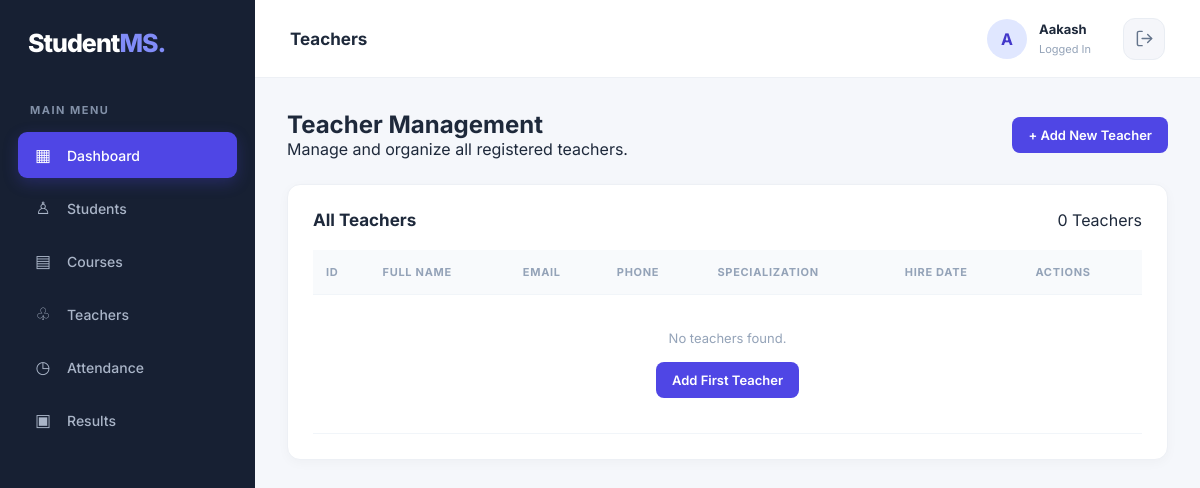
Before: /teachers/ (signed in) with the older database file.
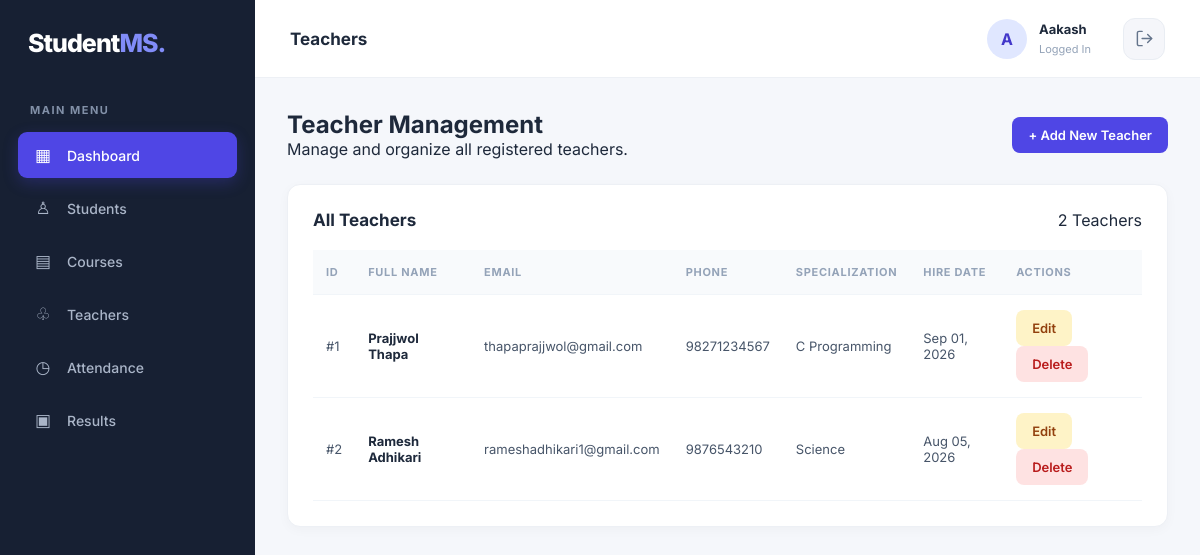
After: the same page with the newer database file.
### students/models.py (models this page shows, shortened)
class Teacher(models.Model):
    full_name = models.CharField(max_length=100)
    email = models.EmailField(unique=True)
    phone_number = models.CharField(max_length=15, blank=True)
    specialization = models.CharField(max_length=100, blank=True)
    hire_date = models.DateField(blank=True, null=True)

### students/views.py (the view)
# urls.py: path('teachers/', views.teacher_list, name='teacher_list'),
@login_required
def teacher_list(request):
    teachers = Teacher.objects.all().order_by('full_name')
    return render(request, 'students/teacher_list.html', {
        'teachers': teachers
    })

### students/templates/students/teacher_list.html (shortened to what this page needs)
{% extends 'students/base.html' %}
{% block page_heading %}Teachers{% endblock %}
{% block content %}
<div class="page-heading">
    <div>
        <h2>Teacher Management</h2>
        <p>Manage and organize all registered teachers.</p>
    </div>
    <a href="{% url 'teacher_create' %}" class="btn btn-primary">
        + Add New Teacher
    </a>
</div>
<div class="content-card">
    <div class="table-header">
        <h2>All Teachers</h2>
        <span>{{ teachers|length }} Teachers</span>
    </div>
    <table>
        <thead>
            <tr>
                <th>ID</th>
                <th>Full Name</th>
                <th>Email</th>
                <th>Phone</th>
                <th>Specialization</th>
                <th>Hire Date</th>
                <th>Actions</th>
            </tr>
        </thead>
        <tbody>
            {% for teacher in teachers %}
            <tr>
                <td>#{{ teacher.id }}</td>
                <td>
                    <strong>{{ teacher.full_name }}</strong>
                </td>
                <td>{{ teacher.email }}</td>
                <td>
                    {{ teacher.phone_number|default:"Not provided" }}
                </td>
                <td>
                    {{ teacher.specialization|default:"Not provided" }}
                </td>
                <td>
                    {{ teacher.hire_date|date:"M d, Y"|default:"-" }}
                </td>
                <td>
                    <a href="{% url 'teacher_update' teacher.id %}"
                       class="btn btn-edit">Edit</a>
                    <a href="{% url 'teacher_delete' teacher.id %}"
                       class="btn btn-delete">Delete</a>
                </td>
            </tr>
            {% empty %}
            <tr>
                <td colspan="7" class="empty-state">
                    No teachers found.
                    <br><br>
                    <a href="{% url 'teacher_create' %}"
                       class="btn btn-primary">
                        Add First Teacher
                    </a>
                </td>
            </tr>
            {% endfor %}
        </tbody>
    </table>
</div>
{% endblock %}

Changed rows visible on the page:
added Teacher: id "1", full_name "Prajjwol Thapa", email "thapaprajjwol@gmail.com", phone_number "98271234567", specialization "C Programming", hire_date "Sep 01, 2026"
added Teacher: id "2", full_name "Ramesh Adhikari", email "rameshadhikari1@gmail.com", phone_number "9876543210", specialization "Science", hire_date "Aug 05, 2026"
Other visible differences:
{{ teachers|length }}: "0" → "2"
text no longer shown: "No teachers found. Add First Teacher"
